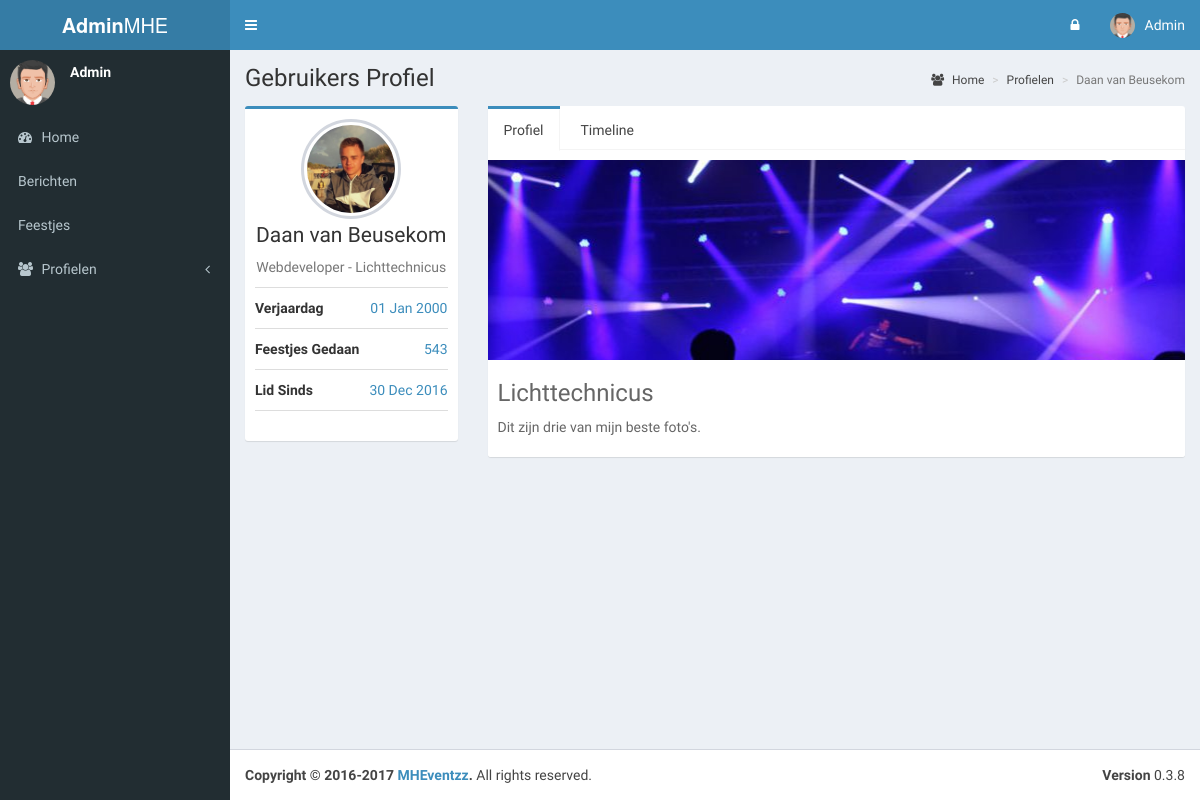
Page /admin/profile.php?show_user=Daan van Beusekom (signed in) on the committed database.
### tables this page shows
CREATE TABLE IF NOT EXISTS `users` (
  `user_id` int(3) NOT NULL AUTO_INCREMENT,
  `user_name` varchar(255) NOT NULL,
  `user_email` varchar(255) NOT NULL,
  `user_pass` tinytext NOT NULL,
  `user_birthday` date NOT NULL,
  `user_description` text NOT NULL,
  `user_online` tinyint(1) NOT NULL,
  `user_image` text NOT NULL,
  `user_since` date NOT NULL,
  `user_cover_image` text NOT NULL,
  PRIMARY KEY (`user_name`),
  UNIQUE KEY `user_id` (`user_id`)
);

### admin/profile.php (the view, shortened to what this page needs)
<?php
include "top.php";
if(!isset($_GET['show_user'])){
    $user = $_SESSION['user_name'];
}else{
    $user = $_GET['show_user'];
}
$SQL = "SELECT *, DATE_FORMAT(user_birthday,'%d %b %Y') AS birthday, DATE_FORMAT(user_since,'%d %b %Y') AS since FROM users WHERE user_name='$user'";
$result = $conn->query($SQL);
while($row = mysqli_fetch_assoc($result)){
    $user_name = $row['user_name'];
    $user_image = $row['user_image'];
    $user_cover_image = $row['user_cover_image'];
    $user_birthday = $row['birthday'];
    $user_description = $row['user_description'];
    $user_since = $row['since'];
}
?>
  <div class="content-wrapper">
    <section class="content-header">
      <h1>
        Gebruikers Profiel
      </h1>
      <ol class="breadcrumb">
        <li><a href="index.php"><i class="fa fa-users"></i> Home</a></li>
        <li><a href="profiles.php">Profielen</a></li>
        <li class="active"><?php echo $user; ?></li>
      </ol>
    </section>
    <section class="content">
      <div class="row">
        <div class="col-md-3">
          <div class="box box-primary">
            <div class="box-body box-profile">
              <img class="profile-user-img img-responsive img-circle" src="<?php echo $user_image; ?>" alt="User profile picture">
              <h3 class="profile-username text-center"><?php echo $user_name;?></h3>
              <p class="text-muted text-center"><?php echo $user_description;?></p>
              <ul class="list-group list-group-unbordered">
                <li class="list-group-item">
                  <b>Verjaardag</b> <a class="pull-right"><?php echo $user_birthday; ?></a>
                </li>
                <li class="list-group-item">
                  <b>Feestjes Gedaan</b> <a class="pull-right">543</a>
                </li>
                <li class="list-group-item">
                  <b>Lid Sinds</b> <a class="pull-right"><?php echo $user_since; ?></a>
                </li>
              </ul>
            </div>
          </div>
        </div>
        <div class="col-md-9">
          <div class="nav-tabs-custom">
            <ul class="nav nav-tabs">
              <li class="active"><a href="#profile" data-toggle="tab">Profiel</a></li>
              <li><a href="#timeline" data-toggle="tab">Timeline</a></li>
            </ul>
            <div class="tab-content">
              <div class="active tab-pane" id="profile">
                <div class="post">
                    <?php
                        if(!empty($user_cover_image)){
                    ?>
                  <div class="row margin-bottom">
                    <div class="col-sm-12" style="background: url('<?php echo $user_cover_image ?>') center center; height:200px; margin-left:5px;width: calc(100% - 10px);"></div>
                  </div>
                    <?php
                        }
                    ?>
                    <h3>
                        Lichttechnicus
                    </h3>
                    <p>
                        Dit zijn drie van mijn beste foto's.
                    </p>
                </div>
              </div>
            </div>
          </div>
        </div>
      </div>
    </section>
  </div>
<?php
include "bottom.php";
?>

### rows in the picture
users: user_image (picture), user_name "Daan van Beusekom", user_description "Webdeveloper - Lichttechnicus", user_cover_image (picture)

### other values in the picture
$_SESSION['user_name'] "Admin"
$user "Daan van Beusekom"
$user_birthday "01 Jan 2000"
$user_since "30 Dec 2016"
